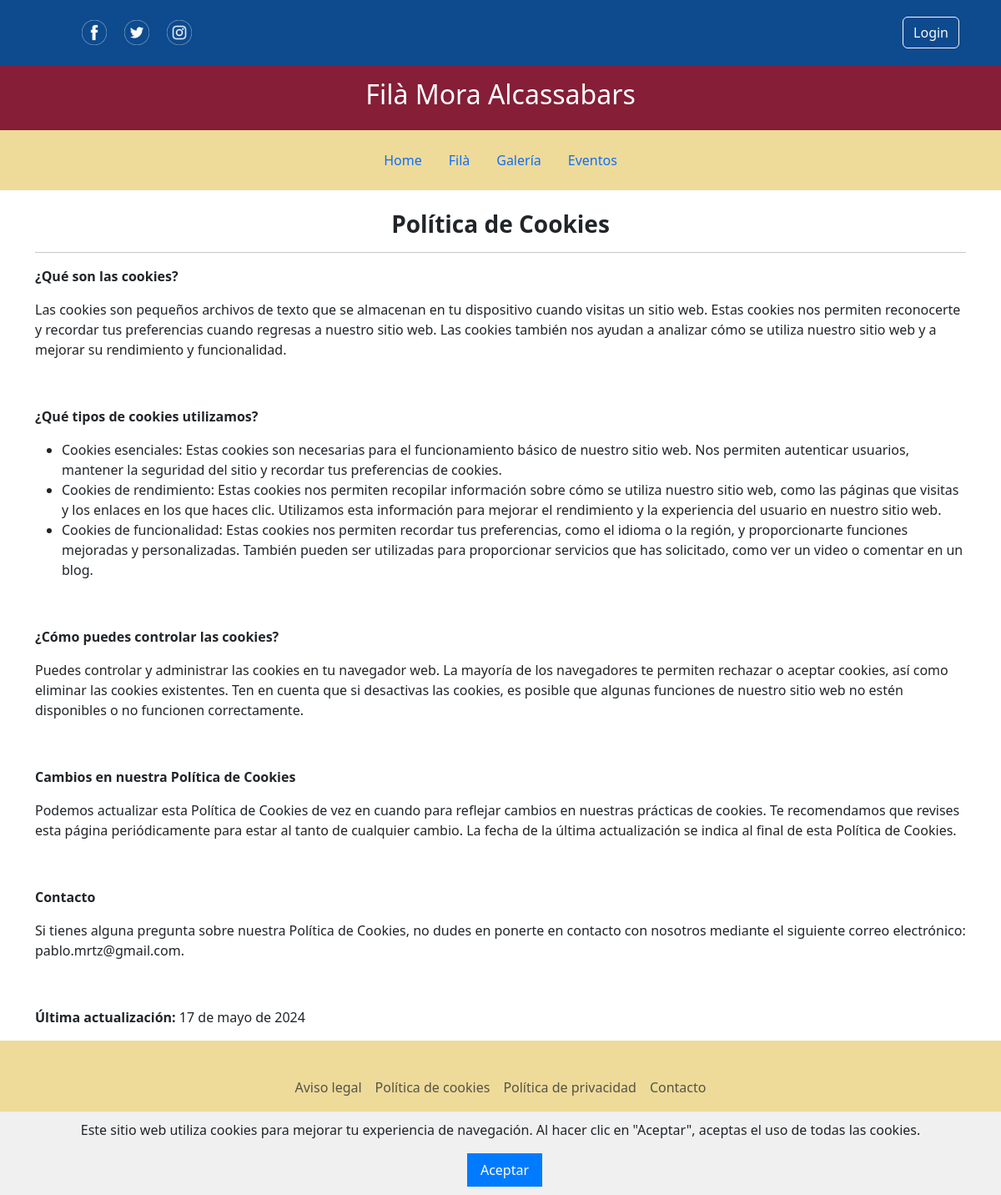
Screenshot of /index.php?section_footer=2 with the database file from the repository.
### tables this page shows
CREATE TABLE `sections` (
  `section_id` int(11) NOT NULL,
  `section_name` varchar(50) NOT NULL,
  `section_content_html` mediumtext NOT NULL,
  `section_show_in_menu` int(11) NOT NULL
);

CREATE TABLE `sections_footer` (
  `section_footer_id` int(11) NOT NULL,
  `section_footer_name` varchar(50) NOT NULL,
  `section_footer_content_html` mediumtext NOT NULL,
  `section_footer_show_in_menu` int(11) NOT NULL
);

### top.php (called while the page is built, shortened)
<?php
$servername = "localhost";
$username = "root";
$password = "";
$dbname = "alcassabars_bd";
$conn = new mysqli($servername, $username, $password, $dbname);
function ejecuta_consulta($sql) {
    global $conn;
    $result = $conn->query($sql);
    return $result;
}
?>

### index.php (the view, shortened to what this page needs)
<?php
    include ("top.php");
    include ("head.php");
    include ("header.php");
    if (isset($_GET['section'])) {
        $query = "SELECT * FROM sections WHERE section_id = $section_id";
        $result = ejecuta_consulta($query);
        if ($result->num_rows > 0) {
            $row = $result->fetch_assoc();
            muestra_contenido($row['section_content_html']);
        } else {
            echo "No se encontró la sección especificada.";
        }
    } elseif (isset($_GET['section_footer'])) {
        $query = "SELECT * FROM sections_footer WHERE section_footer_id = $section_id";
        $result = ejecuta_consulta($query);
        if ($result->num_rows > 0) {
            $row = $result->fetch_assoc();
            muestra_contenido($row['section_footer_content_html']);
        } else {
            echo "No se encontró la sección del footer especificada.";
        }
    }
    function muestra_contenido($content) {
        echo $content;
    }
    include ("footer.php");
?>

### header.php
<header class="p-3 text-white" style="background-color: #0d4a8e;">
    <div class="container">
      <div class="d-flex flex-wrap align-items-center justify-content-center justify-content-lg-start">
        <a href="/" class="d-flex align-items-center mb-2 mb-lg-0 text-white text-decoration-none">
          <svg class="bi me-2" width="40" height="32" role="img" aria-label="Bootstrap"><use xlink:href="#bootstrap"/></svg>
        </a>
        <ul class="nav col-12 col-lg-auto me-lg-auto mb-2 justify-content-center mb-md-0">
          <li>
            <a href="https://www.facebook.com/filamora.alcassabarsdalaquas" class="nav-link px-2 text-white">
            <img src="img/rrss/facebook.png" alt="Facebook" style="width: 30px; height: 30px; margin-right: 5px;">
            </a>
          </li>
          <li>
            <a href="https://twitter.com/alcassabars" class="nav-link px-2 text-white">
            <img src="img/rrss/twitter.png" alt="Twitter" style="width: 30px; height: 30px; margin-right: 5px;">
            </a>
          </li>
          <li>
            <a href="https://www.instagram.com/filaalcassabars" class="nav-link px-2 text-white">
            <img src="img/rrss/instagram.png" alt="Instagram" style="width: 30px; height: 30px; margin-right: 5px;">
            </a>
          </li>
        </ul>
        <div class="text-end">
            <button id="loginBtn" type="button" class="btn btn-outline-light me-2">Login</button>
        </div>
      </div>
    </div>
</header>
<div class="d-flex justify-content-center py-3" style="background-color: #851e36; color: white;">
    <h2>Filà Mora Alcassabars</h2>
</div>
<div class="container-fluid" style="background-color: #eedb9a; padding: 0;">
    <header class="d-flex justify-content-center py-3">
        <ul class="nav nav-pills">
            <?php
            $query = "SELECT * FROM sections WHERE section_show_in_menu = 1";
            $result = ejecuta_consulta($query);
            while ($row = $result->fetch_assoc()) {
                $sectionName = htmlspecialchars($row['section_name']);
                $sectionId = $row['section_id'];
                echo '<li class="nav-item"><a href="index.php?section=' . $sectionId . '" class="nav-link">' . $sectionName . '</a></li>';
            }
            ?>
        </ul>
    </header>
</div>

### footer.php (shortened to what this page needs)
</body>
<div class="footer">
    <footer class="py-3">
      <ul class="nav justify-content-center border-bottom pb-3 mb-3 border-black">
      <?php
            $query = "SELECT * FROM sections_footer WHERE section_footer_show_in_menu = 1";
            $result = ejecuta_consulta($query);
            while ($row = $result->fetch_assoc()) {
                $sectionName = htmlspecialchars($row['section_footer_name']);
                $sectionId = $row['section_footer_id'];
                echo '<li class="nav-item"><a href="index.php?section_footer=' . $sectionId . '" class="nav-link px-2 text-body-secondary">' . $sectionName . '</a></li>';
            }
        ?>
     </ul>
     <p class="text-center text-body-secondary">Filà Mora Alcassabars | &copy; 2024</p>
    </footer>
  </div>
</html>

### style/styles.css (style rules this page uses)
html, body { margin: 0; padding: 0; height: 100%; }
body { display: flex; flex-direction: column; }
.footer { background-color: #eedb9a; padding: 20px; margin-top: auto; }

### rows the page displays
sections: section_name "Home"
sections: section_name "Filà"
sections: section_name "Galería"
sections: section_name "Eventos"
sections_footer: section_footer_content_html "Política de Cookies ¿Qué son las cookies? Las cookies son pequeños archivos de texto que se almacenan en tu dispositivo cuando visitas un sitio web. Estas cookies nos permiten reconocerte y recordar tus preferencias cuando regresas a nuestro sitio web. Las cookies también nos ayudan a analizar cómo se utiliza nuestro sitio web y a mejorar su rendimiento y funcionalidad. ¿Qué tipos de cookies utilizamos? Cookies esenciales: Estas cookies son necesarias para el funcionamiento básico de nuestro sitio web. Nos permiten autenticar usuarios, mantener la seguridad del sitio y recordar tus preferencias de cookies. Cookies de rendimiento: Estas cookies nos permiten recopilar información sobre cómo…", section_footer_name "Política de cookies"
sections_footer: section_footer_name "Aviso legal"
sections_footer: section_footer_name "Política de privacidad"
sections_footer: section_footer_name "Contacto"
